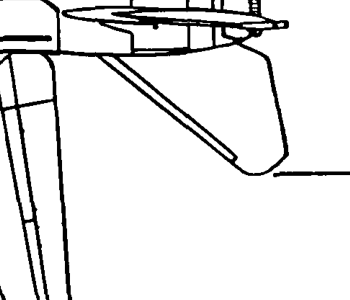
#> input picture references/NASA_stabilator_crop.png, 350 x 300 px, found by its file name
$ python extract_stab_hull.py
#> lines starting #> are read from the running program, lines starting #| are printed output that depends on the picture; after the words box and inside, x2 and y2 are one past the last pixel; in counts of white or black regions, pixels touching at a corner belong together
import cv2, numpy as np, os
g=cv2.imread(r'C:\Users\dezen\Desktop\135er-Spandau-Defeat\side-projects\F14_TOMCAT_RC\\references\\NASA_stabilator_crop.png',0)
#> g is the input picture: shape (300, 350); min 0, max 255, mean 231.6
# work on stabilator region
x0,y0,x1,y1=65,25,285,190
roi=g[y0:y1,x0:x1]
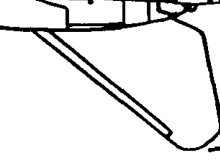
#> roi: shape (165, 220); min 0, max 255, mean 230.2
white=(roi>200).astype(np.uint8)
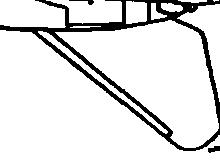
#> white: shape (165, 220); values 0 (black) and 1 (white), 88.8% white; 3 black regions, box (x1, y1, x2, y2) and area: (0, 0, 220, 151) 3968, (208, 146, 220, 153) 57, (69, 0, 94, 5) 44
# connected white components; enclosed components do not touch border
n,lab,stats,cent=cv2.connectedComponentsWithStats(white,8)
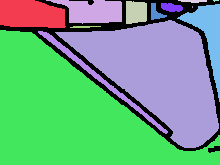
#> lab: shape (165, 220) int32; 14 distinct labels, from 0 to 13; one colour per label, 0 black
#> n = 14; stats = 14 rows, first 6: [0, 0, 220, 153, 4069], [0, 0, 66, 28, 1604], [46, 0, 76, 24, 1228], [126, 1, 21, 23, 442], [178, 0, 29, 3, 63], [213, 0, 6, 2, 7]; cent = 14 rows, first 8: [129.5, 53.94], [30.4, 14.03], [92.54, 10.79], [135.6, 11.8], [192.9, 0.667], [215.3, 0.143], [155.5, 12.49], [171.1, 7.03]
mask=np.zeros_like(white)
for i in range(1,n):
 x,y,w,h,a=stats[i]
 touch=(x==0 or y==0 or x+w>=white.shape[1] or y+h>=white.shape[0])
 if (not touch) and a>80:
  mask[lab==i]=255
  print('enclosed',i,a,(x,y,w,h))
#> this loop made 13 passes
#> (x, y, w, h, a, touch) on passes 1 to 12: (0, 0, 66, 28, 1604, True), (46, 0, 76, 24, 1228, True), (126, 1, 21, 23, 442, False), (178, 0, 29, 3, 63, True), (213, 0, 6, 2, 7, True), (151, 3, 16, 17, 133, False), (161, 3, 22, 9, 152, False), (177, 4, 43, 98, 1332, True), (192, 6, 1, 2, 2, False), (55, 20, 164, 128, 10654, False), (70, 26, 31, 2, 48, False), (0, 30, 220, 135, 15777, True)
#| enclosed 3 442 (126, 1, 21, 23)
#| enclosed 6 133 (151, 3, 16, 17)
#| enclosed 7 152 (161, 3, 22, 9)
#| enclosed 10 10654 (55, 20, 164, 128)
#| enclosed 13 789 (38, 31, 130, 103)
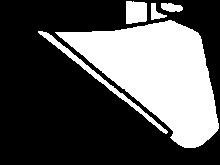
#> mask: shape (165, 220); 33.5% white; 5 white regions, box (x1, y1, x2, y2) and area: (55, 20, 219, 148) 10654, (38, 31, 168, 134) 789, (126, 1, 147, 24) 442, (161, 3, 183, 12) 152, (151, 3, 167, 20) 133
# Merge enclosed interior separated by internal structural line, then take hull.
ys,xs=np.where(mask>0)
#> ys = 12170 values from 1 to 147; xs = 12170 values, max 218 at index 11196, min 38 at index 1172, mean 153
if len(xs):
 pts=np.column_stack([xs,ys]).astype(np.int32)
#> pts = 12170 pairs, first value 38 to 218, second value 1 to 147
 hull=cv2.convexHull(pts)
#> hull = contour of 23 points, box (x1, y1, x2, y2) (38, 1, 219, 148), area 14768
 # Simplify; convex hull is only used to remove internal lines. Later keep source corners.
 eps=.018*cv2.arcLength(hull,True)
#> eps = 9.12
 ap=cv2.approxPolyDP(hull,eps,True).reshape(-1,2)
#> ap = [[217, 130], [178, 144], [38, 31], [126, 1], [180, 5], [201, 39]]
 print('hull',ap.tolist())
#| hull [[217, 130], [178, 144], [38, 31], [126, 1], [180, 5], [201, 39]]
 # convert to NASA plan-crop global pixels then model mm
 # stabilator_crop came from plan_crop [500:800,730:1080]
 sx=(900.0*(261.9/271.4))/(1039.0-172.0)
 sy=900.0/(880.0-37.0)
 model=[]
 for px,py in ap:
  gx=730+x0+int(px); gy=500+y0+int(py)
  xm=(gx-172.0)*sx
  ym=-(gy-458.5)*sy
  model.append((round(xm,2),round(ym,2)))
#> this loop made 6 passes
#> (px, py, gx, gy, xm, ym) on passes 1 to 6: (217, 130, 1012, 655, 841.5, -209.8), (178, 144, 973, 669, 802.4, -224.7), (38, 31, 833, 556, 662.1, -104.1), (126, 1, 921, 526, 750.3, -72.06), (180, 5, 975, 530, 804.4, -76.33), (201, 39, 996, 564, 825.4, -112.6)
#> after the loop, model = [(841.5, -209.8), (802.4, -224.7), (662.1, -104.1), (750.3, -72.06), (804.4, -76.33), (825.4, -112.6)]
 print('model',model)
#| model [(841.45, -209.79), (802.38, -224.73), (662.14, -104.09), (750.29, -72.06), (804.39, -76.33), (825.42, -112.63)]
 dbg=cv2.cvtColor(roi,cv2.COLOR_GRAY2BGR)
 cv2.polylines(dbg,[hull],True,(0,0,255),2)
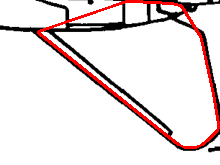
#> dbg: shape (165, 220, 3); mean B, G, R 223.8, 223.8, 234.7
 for p in ap: cv2.circle(dbg,tuple(p),4,(255,0,0),-1)
#> this loop made 6 passes
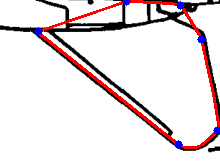
#> dbg: shape (165, 220, 3); 0.76% of pixels changed, all inside (x1, y1, x2, y2) = (34, 0, 220, 149)
 cv2.imwrite(r'C:\Users\dezen\Desktop\135er-Spandau-Defeat\side-projects\F14_TOMCAT_RC\\references\\NASA_stabilator_hull_debug.png',dbg)
